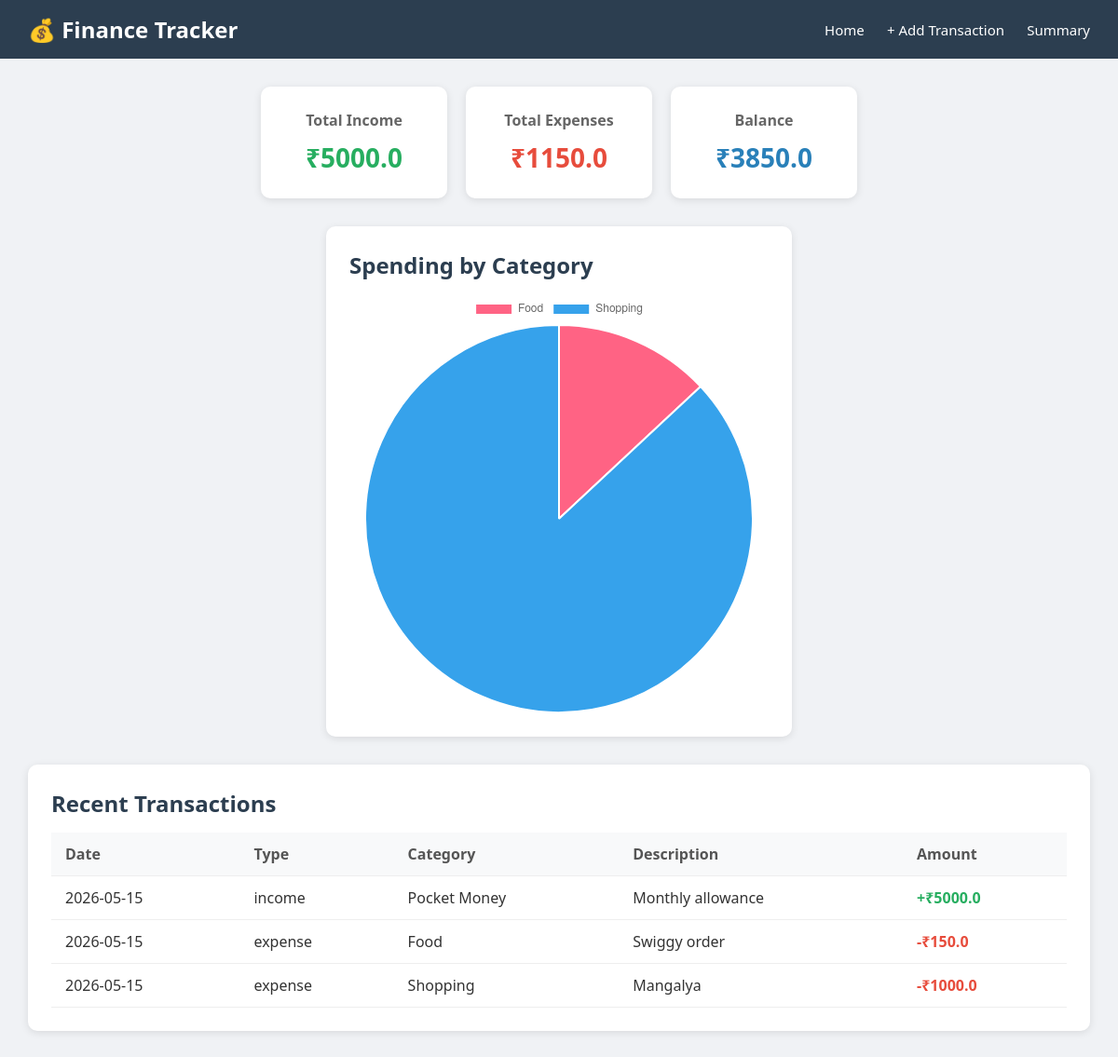
The page / on the database its author committed.
### tables this page shows
CREATE TABLE transactions (
    id INTEGER PRIMARY KEY AUTOINCREMENT,
    type TEXT NOT NULL,
    amount REAL NOT NULL,
    category TEXT NOT NULL,
    description TEXT,
    date TEXT NOT NULL
);

### app.py (the view)
@app.route('/')
def index():
    transactions = get_all_transactions()
    summary = get_summary()
    category_totals = get_category_totals()
    categories = [row['category'] for row in category_totals]
    amounts = [row['total'] for row in category_totals]
    return render_template('index.html',
        transactions=transactions,
        summary=summary,
        categories=categories,
        amounts=amounts
    )

### database.py (called while the page is built)
def get_db():
    conn = sqlite3.connect(DATABASE)
    conn.row_factory = sqlite3.Row
    return conn

def get_all_transactions():
    conn = get_db()
    transactions = conn.execute(
        'SELECT * FROM transactions ORDER BY date DESC'
    ).fetchall()
    conn.close()
    return transactions

def get_summary():
    conn = get_db()
    income = conn.execute(
        'SELECT SUM(amount) FROM transactions WHERE type = "income"'
    ).fetchone()[0] or 0
    expenses = conn.execute(
        'SELECT SUM(amount) FROM transactions WHERE type = "expense"'
    ).fetchone()[0] or 0
    conn.close()
    return {
        'income': income,
        'expenses': expenses,
        'balance': income - expenses
    }

def get_category_totals():
    conn = get_db()
    totals = conn.execute(
        'SELECT category, SUM(amount) as total FROM transactions WHERE type = "expense" GROUP BY category'
    ).fetchall()
    conn.close()
    return totals

### templates/index.html (shortened to what this page needs)
<!DOCTYPE html>
<html lang="en">
<head>
    <link rel="stylesheet" href="{{ url_for('static', filename='style.css') }}">
</head>
<body>
    <nav>
        <h1>💰 Finance Tracker</h1>
        <div>
            <a href="/">Home</a>
            <a href="/add">+ Add Transaction</a>
            <a href="/summary">Summary</a>
        </div>
    </nav>
    <div class="cards">
        <div class="card green">
            <h3>Total Income</h3>
            <p>₹{{ summary['income'] }}</p>
        </div>
        <div class="card red">
            <h3>Total Expenses</h3>
            <p>₹{{ summary['expenses'] }}</p>
        </div>
        <div class="card blue">
            <h3>Balance</h3>
            <p>₹{{ summary['balance'] }}</p>
        </div>
    </div>
    <div class="chart-container">
        <h2>Spending by Category</h2>
        <canvas id="myChart"></canvas>
    </div>
    <div class="table-container">
        <h2>Recent Transactions</h2>
        <table>
            <thead>
                <tr>
                    <th>Date</th>
                    <th>Type</th>
                    <th>Category</th>
                    <th>Description</th>
                    <th>Amount</th>
                </tr>
            </thead>
            <tbody>
                {% for t in transactions %}
                <tr>
                    <td>{{ t['date'] }}</td>
                    <td>{{ t['type'] }}</td>
                    <td>{{ t['category'] }}</td>
                    <td>{{ t['description'] }}</td>
                    <td class="{{ 'income' if t['type'] == 'income' else 'expense' }}">
                        {{ '+' if t['type'] == 'income' else '-' }}₹{{ t['amount'] }}
                    </td>
                </tr>
                {% endfor %}
            </tbody>
        </table>
    </div>
    <script>
        const ctx = document.getElementById('myChart').getContext('2d');
        const myChart = new Chart(ctx, {
            type: 'pie',
            data: {
                labels: {{ categories | tojson }},
                datasets: [{
                    data: {{ amounts | tojson }},
                    backgroundColor: [
                        '#FF6384', '#36A2EB', '#FFCE56', '#4BC0C0', '#9966FF'
                    ]
                }]
            }
        });
    </script>
</body>
</html>

### static/style.css (style rules this page uses)
* { margin: 0; padding: 0; box-sizing: border-box; font-family: 'Segoe UI', sans-serif; }
body { background-color: #f0f2f5; color: #333; }
nav { background-color: #2c3e50; color: white; padding: 15px 30px; display: flex; justify-content: space-between; align-items: center; }
nav h1 { font-size: 24px; }
nav a { color: white; text-decoration: none; margin-left: 20px; font-size: 15px; }
.cards { display: flex; justify-content: center; gap: 20px; padding: 30px; }
.card { background: white; border-radius: 10px; padding: 25px 40px; text-align: center; box-shadow: 0 2px 8px rgba(0,0,0,0.1); min-width: 200px; }
.card h3 { font-size: 16px; margin-bottom: 10px; color: #666; }
.card p { font-size: 28px; font-weight: bold; }
.card.green p { color: #27ae60; }
.card.red p { color: #e74c3c; }
.card.blue p { color: #2980b9; }
.chart-container { background: white; margin: 0 30px 30px; padding: 25px; border-radius: 10px; box-shadow: 0 2px 8px rgba(0,0,0,0.1); max-width: 500px; margin-left: auto; margin-right: auto; margin-bottom: 30px; }
.chart-container h2 { margin-bottom: 15px; color: #2c3e50; }
.table-container { background: white; margin: 0 30px 30px; padding: 25px; border-radius: 10px; box-shadow: 0 2px 8px rgba(0,0,0,0.1); }
.table-container h2 { margin-bottom: 15px; color: #2c3e50; }
table { width: 100%; border-collapse: collapse; }
th, td { padding: 12px 15px; text-align: left; border-bottom: 1px solid #eee; }
th { background-color: #f8f9fa; font-weight: 600; color: #555; }
.income { color: #27ae60; font-weight: bold; }
.expense { color: #e74c3c; font-weight: bold; }

### rows shown on the page
transactions: date "2026-05-15", type "income", category "Pocket Money", description "Monthly allowance", type "+", amount "5000.0"
transactions: date "2026-05-15", type "expense", category "Food", description "Swiggy order", type "-", amount "150.0"
transactions: date "2026-05-15", type "expense", category "Shopping", description "Mangalya", type "-", amount "1000.0"

### other values the page prints
{{ summary['income'] }} "5000.0"
{{ summary['expenses'] }} "1150.0"
{{ summary['balance'] }} "3850.0"
chart data {{ categories | tojson }} ["Food", "Shopping"]
chart data {{ amounts | tojson }} [150.0, 1000.0]
